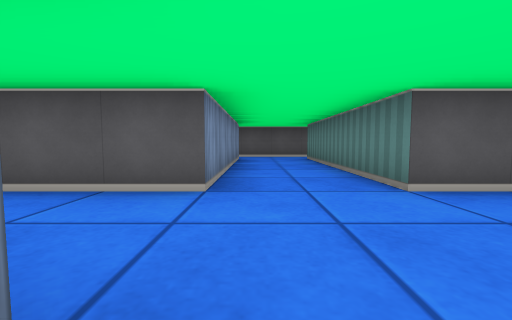
[1] (above)

15 first-person views from a walk through a cub3D ray-caster map. The camera is about half as high as the walls, tilts 4° down and sees 90° across. The floor is counted in squares. Each view is taken from the middle of a square. On the plan, view 1 faces up. The plan holds only what a view shows up to about 9 squares ahead; the rest is blank.

[2]
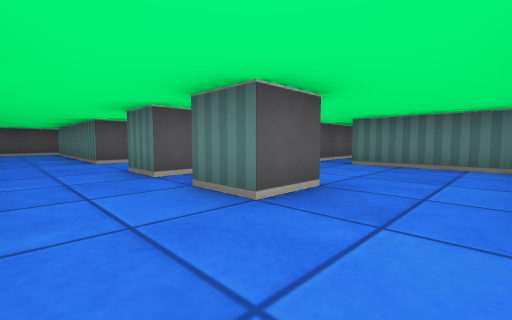

[3]
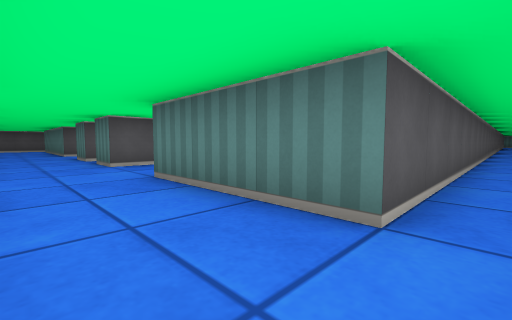

[4]
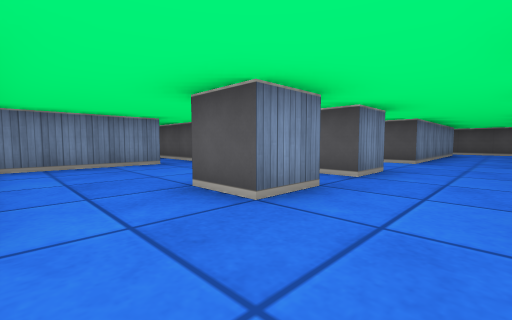

[5]
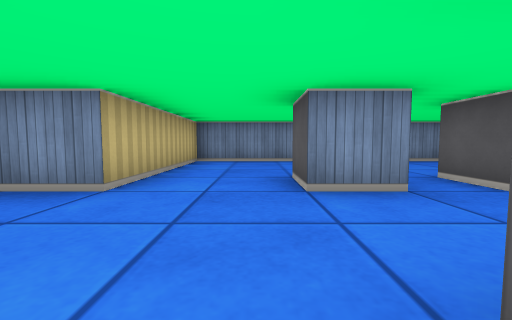

[6]
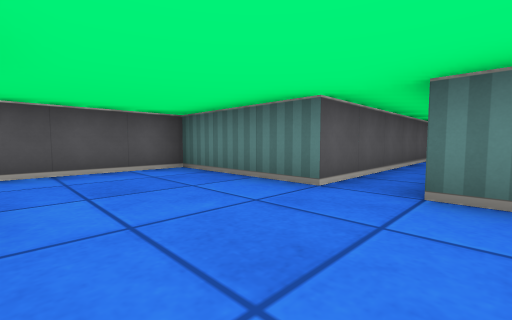

[7]
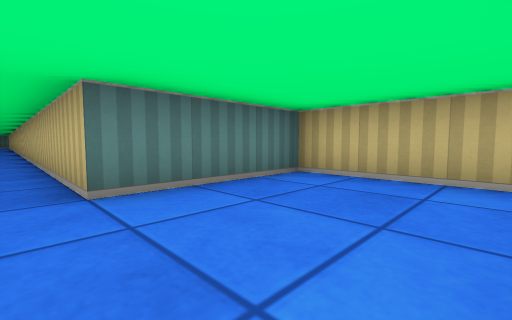

[8]
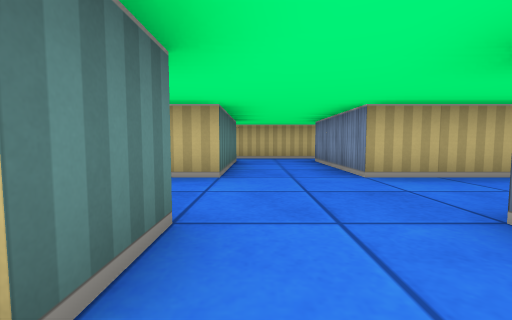

[9]
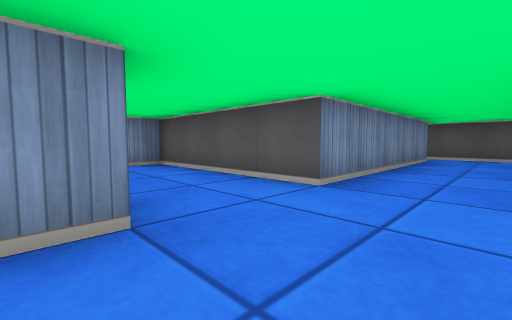

[10]
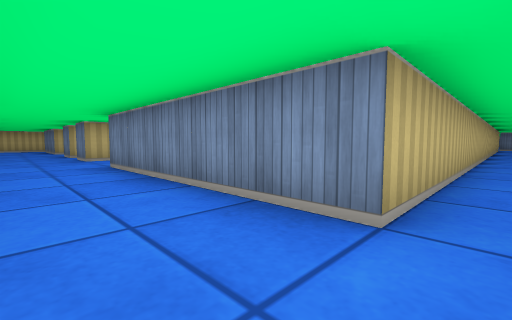

[11]
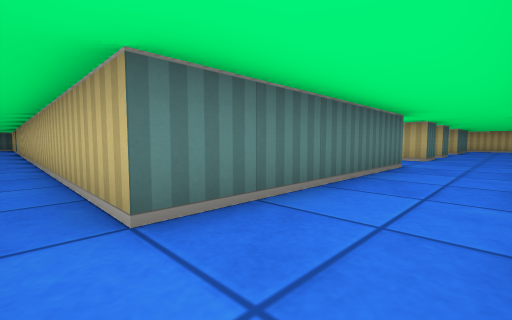

[12]
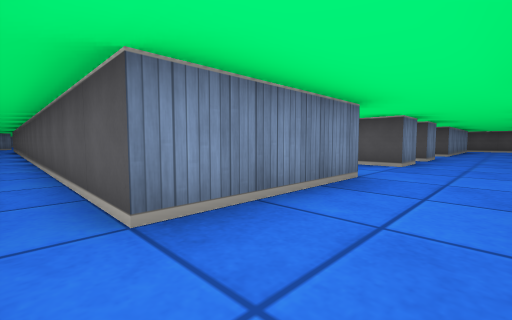

[13]
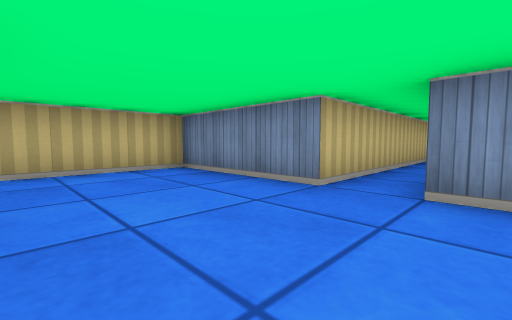

[14]
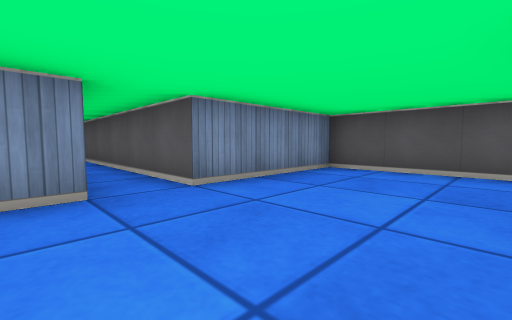

[15]
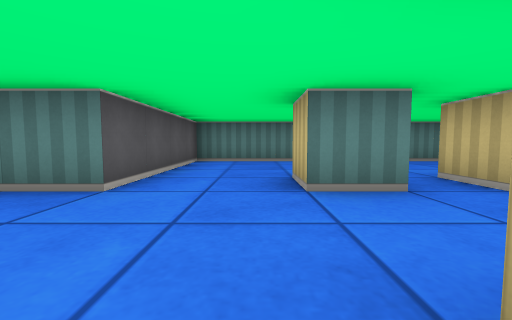

### Floor plan
Points are (right, up) in squares from view 1. A wall is a line through its corners. A room is listed if a view was taken in it or the views show most of it. See-through windows are left out.
Room 1 (views 1, 2, 3, 4, 5, 6, 7, 8, 9, 10, 11, 12, 13, 14, 15)
walls: (2.6, -2.5) (1.5, -2.5) (1.5, -1.5) (2.5, -1.5); (2.1, -0.5) (1.5, -0.5) (1.5, 0.5) (2.5, 0.5); (10.5, -0.5) (5.5, -0.5) (5.5, 2.5) (1.5, 2.5) (1.5, 7.5) (8.5, 7.5); (-0.5, -1.4) (-0.5, -2.5) (-1.5, -2.5); (-1.1, 0.5) (-0.5, 0.5) (-0.5, -0.5) (-1.5, -0.5); (12.2, -7.5) (1.5, -7.5) (1.5, -4.5) (5.5, -4.5) (5.5, -1.5) (15.2, -1.5); (-0.8, -8.5) (1.6, -8.5); (1.8, 8.5) (-0.8, 8.5); (-4.5, -1.5) (-4.5, -4.5) (-0.5, -4.5) (-0.5, -7.5); (-0.5, 7.5) (-0.5, 2.5) (-4.5, 2.5) (-4.5, -0.5)
ways out: opening at (-5, -1); opening at (-1, 8); opening at (0, -8); opening at (9, 8)

Where each view was taken, in squares from view 1:
view 1: 0 up, 0 right, facing up
view 2: 4 down, 0 right, facing up-right
view 3: 8 down, 0 right, facing up-right
view 4: 4 down, 1 right, facing up-left
view 5: 3 down, 2 right, facing left
view 6: 2 down, 3 right, facing up-right
view 7: 1 down, 3 right, facing down-right
view 8: 1 down, 1 right, facing down
view 9: 0 up, 1 right, facing up-left
view 10: 8 up, 1 right, facing down-left
view 11: 8 up, 0 right, facing down-right
view 12: 8 down, 1 right, facing up-left
view 13: 0 up, 2 left, facing down-left
view 14: 2 down, 2 left, facing up-left
view 15: 1 up, 1 left, facing right
